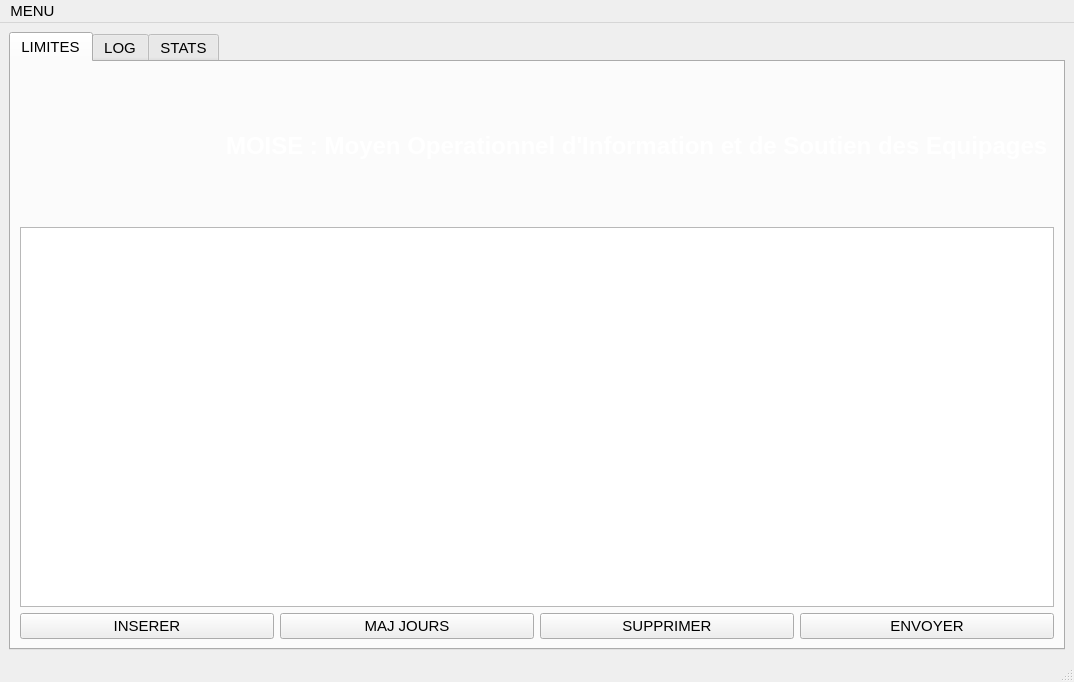
<?xml version="1.0" encoding="UTF-8"?>
<ui version="4.0">
 <class>MainWindow</class>
 <widget class="QMainWindow" name="MainWindow">
  <property name="geometry">
   <rect>
    <x>0</x>
    <y>0</y>
    <width>950</width>
    <height>489</height>
   </rect>
  </property>
  <property name="font">
   <font>
    <pointsize>11</pointsize>
   </font>
  </property>
  <property name="windowTitle">
   <string>MainWindow</string>
  </property>
  <property name="toolTip">
   <string extracomment="ajouter une entrée"/>
  </property>
  <property name="styleSheet">
   <string notr="true"/>
  </property>
  <widget class="QWidget" name="centralwidget">
   <layout class="QGridLayout" name="gridLayout_5">
    <item row="0" column="0">
     <widget class="QTabWidget" name="tabWidget">
      <property name="currentIndex">
       <number>0</number>
      </property>
      <widget class="QWidget" name="tab">
       <attribute name="title">
        <string>LIMITES</string>
       </attribute>
       <layout class="QGridLayout" name="gridLayout_2">
        <item row="0" column="0">
         <widget class="QLabel" name="Logo_Label">
          <property name="sizePolicy">
           <sizepolicy hsizetype="Maximum" vsizetype="Maximum">
            <horstretch>0</horstretch>
            <verstretch>0</verstretch>
           </sizepolicy>
          </property>
          <property name="minimumSize">
           <size>
            <width>200</width>
            <height>150</height>
           </size>
          </property>
          <property name="text">
           <string>&lt;html&gt;&lt;head/&gt;&lt;body&gt;&lt;p&gt;&lt;img src=&quot;:/mes_logos/logo_tres_petit.jpg&quot;width=&quot;180&quot;
                                                height=&quot;100&quot;/&gt;&lt;/p&gt;&lt;/body&gt;&lt;/html&gt;
                                            </string>
          </property>
         </widget>
        </item>
        <item row="0" column="1">
         <widget class="QLabel" name="label">
          <property name="font">
           <font>
            <pointsize>18</pointsize>
            <weight>75</weight>
            <bold>true</bold>
           </font>
          </property>
          <property name="text">
           <string>&lt;html&gt;&lt;head/&gt;&lt;body&gt;&lt;p align=&quot;center&quot;&gt;&lt;span style=&quot; color:#ffffff;&quot;&gt;MOISE : Moyen Operationnel d'Information et de Soutien des Equipages &lt;/span&gt;&lt;/p&gt;&lt;/body&gt;&lt;/html&gt;</string>
          </property>
         </widget>
        </item>
        <item row="1" column="0" colspan="2">
         <widget class="QTableView" name="tableView">
          <property name="font">
           <font>
            <pointsize>10</pointsize>
            <weight>75</weight>
            <bold>true</bold>
           </font>
          </property>
         </widget>
        </item>
        <item row="2" column="0" colspan="2">
         <layout class="QHBoxLayout" name="horizontalLayout">
          <item>
           <widget class="QPushButton" name="pushButton_add">
            <property name="text">
             <string>INSERER</string>
            </property>
           </widget>
          </item>
          <item>
           <widget class="QPushButton" name="pushButton_update">
            <property name="text">
             <string>MAJ JOURS</string>
            </property>
           </widget>
          </item>
          <item>
           <widget class="QPushButton" name="pushButton_remove">
            <property name="sizePolicy">
             <sizepolicy hsizetype="Minimum" vsizetype="Maximum">
              <horstretch>0</horstretch>
              <verstretch>0</verstretch>
             </sizepolicy>
            </property>
            <property name="text">
             <string>SUPPRIMER</string>
            </property>
           </widget>
          </item>
          <item>
           <widget class="QPushButton" name="pushButton_send_mail">
            <property name="text">
             <string>ENVOYER</string>
            </property>
           </widget>
          </item>
         </layout>
        </item>
       </layout>
      </widget>
      <widget class="QWidget" name="tab_2">
       <attribute name="title">
        <string>LOG</string>
       </attribute>
       <layout class="QGridLayout" name="gridLayout_3">
        <item row="0" column="0" rowspan="3">
         <widget class="QGroupBox" name="groupBox_2">
          <property name="sizePolicy">
           <sizepolicy hsizetype="Maximum" vsizetype="Preferred">
            <horstretch>0</horstretch>
            <verstretch>0</verstretch>
           </sizepolicy>
          </property>
          <property name="title">
           <string>INSERTION</string>
          </property>
          <property name="alignment">
           <set>Qt::AlignCenter</set>
          </property>
          <layout class="QGridLayout" name="gridLayout_4">
           <property name="sizeConstraint">
            <enum>QLayout::SetNoConstraint</enum>
           </property>
           <item row="5" column="0">
            <widget class="QGroupBox" name="groupBox_3">
             <property name="sizePolicy">
              <sizepolicy hsizetype="Minimum" vsizetype="Maximum">
               <horstretch>0</horstretch>
               <verstretch>0</verstretch>
              </sizepolicy>
             </property>
             <property name="title">
              <string>MISSIONS</string>
             </property>
             <property name="alignment">
              <set>Qt::AlignCenter</set>
             </property>
             <layout class="QGridLayout" name="gridLayout">
              <item row="0" column="0">
               <widget class="QComboBox" name="comboBox_type_msn"/>
              </item>
              <item row="1" column="0">
               <widget class="QComboBox" name="comboBox_ss_type_msn"/>
              </item>
             </layout>
            </widget>
           </item>
           <item row="1" column="0">
            <widget class="QComboBox" name="comboBox_pilot2"/>
           </item>
           <item row="11" column="0">
            <widget class="QPushButton" name="pushButton_termplate_create">
             <property name="text">
              <string>CREER TEMPLATE</string>
             </property>
            </widget>
           </item>
           <item row="9" column="0">
            <widget class="QPushButton" name="pushButton_snapshot_template">
             <property name="text">
              <string>INSTANTANE PILOTE</string>
             </property>
            </widget>
           </item>
           <item row="6" column="0">
            <widget class="QLineEdit" name="lineEdit_commentaires">
             <property name="text">
              <string/>
             </property>
             <property name="alignment">
              <set>Qt::AlignCenter</set>
             </property>
             <property name="placeholderText">
              <string>Commentaire</string>
             </property>
            </widget>
           </item>
           <item row="13" column="0">
            <widget class="QPushButton" name="pushButton_aircraft">
             <property name="text">
              <string>AIRCRAFT</string>
             </property>
            </widget>
           </item>
           <item row="3" column="0">
            <widget class="QDateTimeEdit" name="dateTimeEdit">
             <property name="displayFormat">
              <string>yyyy/MM/dd HH:mm</string>
             </property>
             <property name="calendarPopup">
              <bool>true</bool>
             </property>
             <property name="timeSpec">
              <enum>Qt::UTC</enum>
             </property>
            </widget>
           </item>
           <item row="12" column="0">
            <widget class="QPushButton" name="pushButton_add_pilot">
             <property name="whatsThis">
              <string extracomment="Inserer dans la Base de Donnéee un Nouveua Pilote"/>
             </property>
             <property name="text">
              <string>PILOT</string>
             </property>
            </widget>
           </item>
           <item row="4" column="0">
            <widget class="QDateTimeEdit" name="dateTimeEdit_2">
             <property name="displayFormat">
              <string>yyyy/MM/dd HH:mm</string>
             </property>
             <property name="calendarPopup">
              <bool>true</bool>
             </property>
             <property name="timeSpec">
              <enum>Qt::UTC</enum>
             </property>
            </widget>
           </item>
           <item row="0" column="0">
            <widget class="QComboBox" name="comboBox_pilot1"/>
           </item>
           <item row="2" column="0">
            <widget class="QComboBox" name="comboBox_aircraft"/>
           </item>
           <item row="7" column="0">
            <widget class="QPushButton" name="pushButton_insert">
             <property name="text">
              <string>INSERT</string>
             </property>
             <property name="autoDefault">
              <bool>false</bool>
             </property>
             <property name="default">
              <bool>true</bool>
             </property>
            </widget>
           </item>
           <item row="14" column="0">
            <widget class="QPushButton" name="rmv_btn">
             <property name="text">
              <string>REMOVE</string>
             </property>
            </widget>
           </item>
           <item row="10" column="0">
            <widget class="QPushButton" name="pushButton_snapshot_mission">
             <property name="text">
              <string>INSTANTANE MISSION</string>
             </property>
            </widget>
           </item>
          </layout>
         </widget>
        </item>
        <item row="0" column="1" colspan="3">
         <widget class="QGroupBox" name="groupBox">
          <property name="title">
           <string>FILTRE</string>
          </property>
          <layout class="QHBoxLayout" name="horizontalLayout_2">
           <item>
            <widget class="QLineEdit" name="lineEdit_search">
             <property name="placeholderText">
              <string>recherche pilote/appareil</string>
             </property>
             <property name="clearButtonEnabled">
              <bool>true</bool>
             </property>
            </widget>
           </item>
           <item>
            <widget class="QCheckBox" name="checkBox_pcb">
             <property name="text">
              <string>PCB</string>
             </property>
            </widget>
           </item>
           <item>
            <widget class="QCheckBox" name="checkBox_pcm">
             <property name="text">
              <string>PCM</string>
             </property>
            </widget>
           </item>
           <item>
            <widget class="QDateEdit" name="dateEdit">
             <property name="sizePolicy">
              <sizepolicy hsizetype="Maximum" vsizetype="Maximum">
               <horstretch>0</horstretch>
               <verstretch>0</verstretch>
              </sizepolicy>
             </property>
             <property name="font">
              <font>
               <pointsize>12</pointsize>
              </font>
             </property>
             <property name="alignment">
              <set>Qt::AlignCenter</set>
             </property>
             <property name="displayFormat">
              <string>yyyy/MM/dd</string>
             </property>
            </widget>
           </item>
           <item>
            <widget class="QDateEdit" name="dateEdit_2">
             <property name="sizePolicy">
              <sizepolicy hsizetype="Maximum" vsizetype="Maximum">
               <horstretch>0</horstretch>
               <verstretch>0</verstretch>
              </sizepolicy>
             </property>
             <property name="font">
              <font>
               <pointsize>12</pointsize>
              </font>
             </property>
             <property name="displayFormat">
              <string>yyyy/MM/dd</string>
             </property>
            </widget>
           </item>
           <item>
            <widget class="QLineEdit" name="lineEdit_search_mission">
             <property name="placeholderText">
              <string>recherche mission</string>
             </property>
             <property name="clearButtonEnabled">
              <bool>true</bool>
             </property>
            </widget>
           </item>
          </layout>
         </widget>
        </item>
        <item row="1" column="1" colspan="3">
         <widget class="QTableView" name="tableView_2">
          <property name="font">
           <font>
            <pointsize>10</pointsize>
           </font>
          </property>
          <property name="sizeAdjustPolicy">
           <enum>QAbstractScrollArea::AdjustIgnored</enum>
          </property>
         </widget>
        </item>
        <item row="2" column="1">
         <widget class="QLabel" name="label_2">
          <property name="toolTip">
           <string>update me</string>
          </property>
          <property name="styleSheet">
           <string notr="true">border-color: rgb(179, 179, 179); border-top-color:
                                                rgb(252, 2, 128);
                                                font: 75 10pt &quot;MS Shell Dlg 2&quot;;
                                            </string>
          </property>
          <property name="text">
           <string>MAJ VIA UPDATE</string>
          </property>
          <property name="alignment">
           <set>Qt::AlignCenter</set>
          </property>
         </widget>
        </item>
        <item row="2" column="2">
         <widget class="QComboBox" name="comboBox_price_aircraft"/>
        </item>
        <item row="2" column="3">
         <widget class="QLabel" name="label_price">
          <property name="font">
           <font>
            <pointsize>10</pointsize>
           </font>
          </property>
          <property name="frameShadow">
           <enum>QFrame::Raised</enum>
          </property>
          <property name="text">
           <string>PRIX</string>
          </property>
          <property name="alignment">
           <set>Qt::AlignCenter</set>
          </property>
         </widget>
        </item>
       </layout>
      </widget>
      <widget class="QWidget" name="tab_stat">
       <attribute name="title">
        <string>STATS</string>
       </attribute>
       <layout class="QGridLayout" name="gridLayout_6">
        <item row="0" column="0">
         <widget class="QGroupBox" name="groupBox_4">
          <property name="title">
           <string>GroupBox</string>
          </property>
          <layout class="QHBoxLayout" name="horizontalLayout_3">
           <item>
            <widget class="QCheckBox" name="checkBox_tableau">
             <property name="layoutDirection">
              <enum>Qt::LeftToRight</enum>
             </property>
             <property name="text">
              <string>AFFICHER LE TABLEAU</string>
             </property>
             <property name="tristate">
              <bool>false</bool>
             </property>
            </widget>
           </item>
           <item>
            <widget class="QPushButton" name="pushButton_pilote_pcb">
             <property name="text">
              <string>PILOTES EN PCB</string>
             </property>
            </widget>
           </item>
           <item>
            <widget class="QPushButton" name="pushButton_pilote_pcm">
             <property name="text">
              <string>PILOTES EN PCM</string>
             </property>
            </widget>
           </item>
           <item>
            <widget class="QPushButton" name="pushButton_type_mission">
             <property name="text">
              <string>TYPE DE MISSION</string>
             </property>
            </widget>
           </item>
          </layout>
         </widget>
        </item>
        <item row="1" column="0">
         <widget class="QTableView" name="tableView_3">
          <property name="font">
           <font>
            <pointsize>10</pointsize>
           </font>
          </property>
         </widget>
        </item>
       </layout>
      </widget>
     </widget>
    </item>
   </layout>
  </widget>
  <widget class="QMenuBar" name="menubar">
   <property name="geometry">
    <rect>
     <x>0</x>
     <y>0</y>
     <width>950</width>
     <height>18</height>
    </rect>
   </property>
   <widget class="QMenu" name="menuMENU">
    <property name="title">
     <string>MENU</string>
    </property>
    <addaction name="action_save_file"/>
   </widget>
   <addaction name="menuMENU"/>
  </widget>
  <widget class="QStatusBar" name="statusbar"/>
  <action name="action_save_file">
   <property name="text">
    <string>SAUVEGARDER BASE DE DONEE</string>
   </property>
  </action>
 </widget>
 <tabstops>
  <tabstop>comboBox_pilot1</tabstop>
  <tabstop>comboBox_pilot2</tabstop>
  <tabstop>comboBox_aircraft</tabstop>
  <tabstop>dateTimeEdit</tabstop>
  <tabstop>dateTimeEdit_2</tabstop>
  <tabstop>rmv_btn</tabstop>
  <tabstop>dateEdit_2</tabstop>
  <tabstop>tabWidget</tabstop>
  <tabstop>tableView</tabstop>
  <tabstop>pushButton_remove</tabstop>
  <tabstop>pushButton_send_mail</tabstop>
  <tabstop>pushButton_add</tabstop>
 </tabstops>
 <resources>
  <include location="images.qrc"/>
 </resources>
 <connections/>
</ui>
